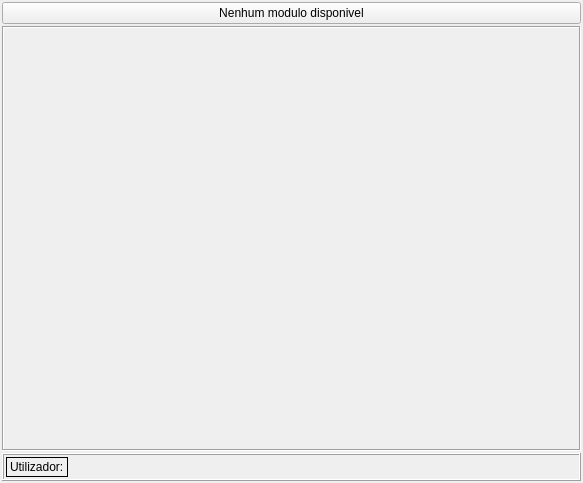
<?xml version="1.0" encoding="UTF-8"?>
<ui version="4.0">
 <class>MainWindow</class>
 <widget class="QMainWindow" name="MainWindow">
  <property name="geometry">
   <rect>
    <x>0</x>
    <y>0</y>
    <width>583</width>
    <height>483</height>
   </rect>
  </property>
  <property name="windowTitle">
   <string>KPP Vision</string>
  </property>
  <property name="autoFillBackground">
   <bool>false</bool>
  </property>
  <property name="styleSheet">
   <string notr="true"/>
  </property>
  <widget class="QWidget" name="centralWidget">
   <layout class="QVBoxLayout" name="verticalLayout_2">
    <property name="spacing">
     <number>2</number>
    </property>
    <property name="leftMargin">
     <number>2</number>
    </property>
    <property name="topMargin">
     <number>2</number>
    </property>
    <property name="rightMargin">
     <number>2</number>
    </property>
    <property name="bottomMargin">
     <number>2</number>
    </property>
    <item>
     <layout class="QVBoxLayout" name="actionlayout"/>
    </item>
    <item>
     <widget class="QPushButton" name="__bt_selectedmodule_">
      <property name="enabled">
       <bool>true</bool>
      </property>
      <property name="text">
       <string>Nenhum modulo disponivel</string>
      </property>
     </widget>
    </item>
    <item>
     <widget class="QFrame" name="modulecontainer">
      <property name="frameShape">
       <enum>QFrame::Box</enum>
      </property>
      <property name="frameShadow">
       <enum>QFrame::Sunken</enum>
      </property>
      <layout class="QVBoxLayout" name="modulelayout">
       <property name="leftMargin">
        <number>1</number>
       </property>
       <property name="topMargin">
        <number>1</number>
       </property>
       <property name="rightMargin">
        <number>1</number>
       </property>
       <property name="bottomMargin">
        <number>1</number>
       </property>
       <item>
        <spacer name="verticalSpacer">
         <property name="orientation">
          <enum>Qt::Vertical</enum>
         </property>
         <property name="sizeHint" stdset="0">
          <size>
           <width>20</width>
           <height>40</height>
          </size>
         </property>
        </spacer>
       </item>
      </layout>
     </widget>
    </item>
    <item>
     <widget class="QFrame" name="frame">
      <property name="frameShape">
       <enum>QFrame::Box</enum>
      </property>
      <property name="frameShadow">
       <enum>QFrame::Raised</enum>
      </property>
      <layout class="QHBoxLayout" name="horizontalLayout">
       <property name="spacing">
        <number>2</number>
       </property>
       <property name="leftMargin">
        <number>2</number>
       </property>
       <property name="topMargin">
        <number>2</number>
       </property>
       <property name="rightMargin">
        <number>2</number>
       </property>
       <property name="bottomMargin">
        <number>2</number>
       </property>
       <item>
        <widget class="QLabel" name="lbl_user">
         <property name="enabled">
          <bool>true</bool>
         </property>
         <property name="sizePolicy">
          <sizepolicy hsizetype="Minimum" vsizetype="Preferred">
           <horstretch>0</horstretch>
           <verstretch>0</verstretch>
          </sizepolicy>
         </property>
         <property name="frameShape">
          <enum>QFrame::Panel</enum>
         </property>
         <property name="text">
          <string>Utilizador:</string>
         </property>
         <property name="scaledContents">
          <bool>false</bool>
         </property>
        </widget>
       </item>
       <item>
        <spacer name="horizontalSpacer">
         <property name="orientation">
          <enum>Qt::Horizontal</enum>
         </property>
         <property name="sizeHint" stdset="0">
          <size>
           <width>40</width>
           <height>20</height>
          </size>
         </property>
        </spacer>
       </item>
      </layout>
     </widget>
    </item>
   </layout>
  </widget>
 </widget>
 <layoutdefault spacing="6" margin="11"/>
 <resources/>
 <connections/>
</ui>
